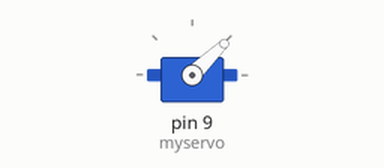
Simulated run of this sketch. Board: Arduino Uno, built with avr-gcc and run on an emulated ATmega328P. Parts: servo.

Above: at 5.05 s.
At 8.0 s:
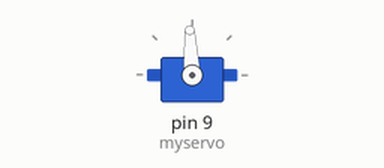
At 11.0 s:
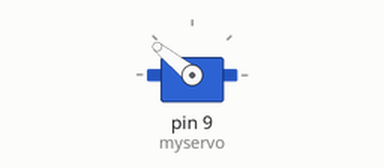
Timing chart, 0 to 12.8 s (numbered marks = the images above):
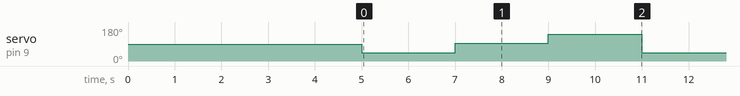

Measured:
- by itself, servo on pin 9 (myservo): repeats every 6.0 s: 93° 2.0 s, 141° 2.0 s, 44° 2.0 s

The sketch:

Sweep.ino
```cpp
#include <Servo.h>

Servo myservo;  // create servo object to control a servo

void setup() {
  Serial.begin(9600);
  myservo.attach(9);  // attaches the servo on pin 9 to the servo object

  delay(5000);
}

void loop() {
    myservo.writeMicroseconds(1000);         // tell servo to go to position in variable 'pos'
    delay(2000);
    myservo.write(1500);          // tell servo to go to position in variable 'pos'
    delay(2000);
     myservo.write(2000);          // tell servo to go to position in variable 'pos'
    delay(2000);

}
```
